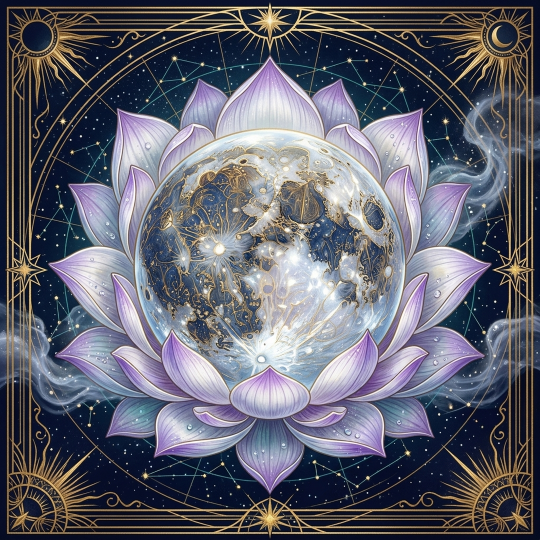
#> input picture backend/assets/library/planets/moon_1080.png, 1080 x 1080 px (shown at 1/2 size)
$ python video_generator.py   (older library calls are emulated)
#> lines starting #> are read from the running program, lines starting #| are printed output that depends on the picture
"""
TikTok Video Generator for Plume Astrale.

Generates a 30s vertical (1080x1920) marketing video composed of:
  - Scene 1 (0-6s):  Hook mystique with tagline
  - Scene 2 (6-15s): Aperçu Thème Natal (zodiac signs carousel)
  - Scene 3 (15-24s): Aperçu Tarot (3 major arcana flipping)
  - Scene 4 (24-30s): CTA "20 crédits offerts"

Uses MoviePy + FFmpeg. Text is pre-rendered via PIL (no ImageMagick needed).
Ambient music track is procedurally synthesized with FFmpeg.
"""

from __future__ import annotations

import logging
import math
import os
import random
import shutil
import subprocess
from pathlib import Path

import numpy as np
import requests
from dotenv import load_dotenv

# Force MoviePy to use system ffmpeg (bundled 7.0.2 static build fails on
# some H.264 files produced by Sora / re-encoded via system ffmpeg)
os.environ["IMAGEIO_FFMPEG_EXE"] = "/usr/bin/ffmpeg"
os.environ["FFMPEG_BINARY"] = "/usr/bin/ffmpeg"

# moviepy reads FFMPEG_BINARY at config import time — set explicitly.
# Guard against missing ffmpeg (e.g. ephemeral container losing the pkg) so
# that importing the backend doesn't crash the whole app.
try:
    import moviepy.config as _mp_cfg  # noqa: E402
    _mp_cfg.FFMPEG_BINARY = "/usr/bin/ffmpeg"
except OSError as _e:
    logger = logging.getLogger(__name__)
    logger.warning(
        f"[video_generator] moviepy config import failed ({_e}). "
        "Video generation features will be disabled until ffmpeg is installed."
    )
    _mp_cfg = None

# ---------------------------------------------------------------------------
# Lazy moviepy.editor import — DO NOT import at module load. moviepy.editor
# pulls ffmpeg via imageio_ffmpeg at import time ; s'il est absent, cela
# fait crasher tout le backend au démarrage. On importe à la demande, dans
# les entrypoints publics (generate_*), avec try/except pour dégrader
# proprement au lieu de propager une ImportError.
# ---------------------------------------------------------------------------
AudioFileClip = None
ColorClip = None
CompositeVideoClip = None
ImageClip = None
VideoClip = None
concatenate_videoclips = None
_MOVIEPY_LOADED = False


def _import_moviepy_editor() -> None:
    """Lazy import moviepy.editor. Idempotent, raises RuntimeError on failure."""
    global AudioFileClip, ColorClip, CompositeVideoClip
    global ImageClip, VideoClip, concatenate_videoclips, _MOVIEPY_LOADED
    if _MOVIEPY_LOADED:
        return
    try:
        from moviepy.editor import (
            AudioFileClip as _AudioFileClip,
            ColorClip as _ColorClip,
            CompositeVideoClip as _CompositeVideoClip,
            ImageClip as _ImageClip,
            VideoClip as _VideoClip,
            concatenate_videoclips as _concatenate_videoclips,
        )
    except (ImportError, OSError, RuntimeError) as e:
        raise RuntimeError(
            "moviepy.editor unavailable (ffmpeg/imageio-ffmpeg missing?). "
            "Video generation is disabled. Install ffmpeg + `pip install "
            f"moviepy` to re-enable. Original error: {e}"
        ) from e
    AudioFileClip = _AudioFileClip
    ColorClip = _ColorClip
    CompositeVideoClip = _CompositeVideoClip
    ImageClip = _ImageClip
    VideoClip = _VideoClip
    concatenate_videoclips = _concatenate_videoclips
    _MOVIEPY_LOADED = True

from PIL import Image, ImageDraw, ImageFilter, ImageFont

# Compat shim: MoviePy 1.0.3 uses PIL.Image.ANTIALIAS (removed in Pillow 10)
if not hasattr(Image, "ANTIALIAS"):
    Image.ANTIALIAS = Image.LANCZOS  # type: ignore[attr-defined]

logger = logging.getLogger(__name__)

# ---------------------------------------------------------------------------
# Config
# ---------------------------------------------------------------------------

BACKEND_DIR = Path(__file__).resolve().parent.parent
ASSETS_DIR = BACKEND_DIR / "assets"
FONTS_DIR = ASSETS_DIR / "fonts"
LIB_DIR = ASSETS_DIR / "library"
OUTPUT_DIR = BACKEND_DIR / "cache" / "marketing_videos"
TAROT_CACHE_DIR = BACKEND_DIR / "cache" / "tarot_downloads"

OUTPUT_DIR.mkdir(parents=True, exist_ok=True)
TAROT_CACHE_DIR.mkdir(parents=True, exist_ok=True)

# Ensure Supabase env is loaded even when running standalone
load_dotenv(BACKEND_DIR / ".env")

W, H = 1080, 1920
FPS = 30
DURATION = 30

# Palette (deep plum / gold luxury)
BG_DEEP = (12, 8, 26)
BG_MID = (28, 18, 52)
GOLD = (212, 176, 96)
GOLD_LIGHT = (240, 214, 155)
IVORY = (242, 235, 220)
STAR_WHITE = (255, 250, 235)

SUPABASE_URL = os.environ.get("SUPABASE_URL", "").rstrip("/")


# [4 lines left out: function _tarot_cdn, not called in this run]

FONT_TITLE = str(FONTS_DIR / "Cinzel-Bold.ttf")
FONT_SUB = str(FONTS_DIR / "CormorantGaramond-Italic.ttf")
FONT_BODY = str(FONTS_DIR / "CormorantGaramond-Regular.ttf")
# TikTok-native bold sans-serif (Anton + Bebas Neue — OFL, commercial OK)
FONT_TIKTOK = str(FONTS_DIR / "tiktok" / "Anton-Regular.ttf")
FONT_TIKTOK_ALT = str(FONTS_DIR / "tiktok" / "BebasNeue-Regular.ttf")


# ---------------------------------------------------------------------------
# Background & particles
# ---------------------------------------------------------------------------

def _cosmic_background(seed: int = 7) -> Image.Image:
    """Deep plum radial gradient with soft stars."""
#> called with seed = 7
    rnd = random.Random(seed)
    img = Image.new("RGB", (W, H), BG_DEEP)
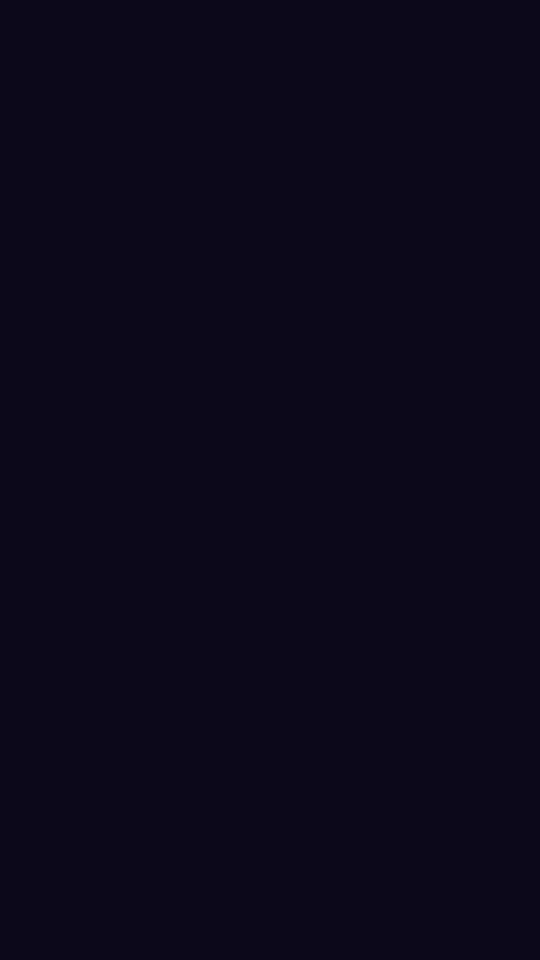
#> img: PIL image 1080x1920 RGB (shown at 1/2 size); mean R, G, B 12, 8, 26
    px = img.load()
    cx, cy = W / 2, H * 0.45
    max_d = math.hypot(cx, cy) * 1.1
    for y in range(H):
        for x in range(0, W, 2):  # step 2 to save time
            d = math.hypot(x - cx, y - cy) / max_d
            t = max(0.0, 1.0 - d)
            r = int(BG_DEEP[0] + (BG_MID[0] - BG_DEEP[0]) * t)
            g = int(BG_DEEP[1] + (BG_MID[1] - BG_DEEP[1]) * t)
            b = int(BG_DEEP[2] + (BG_MID[2] - BG_DEEP[2]) * t)
            px[x, y] = (r, g, b)
            if x + 1 < W:
                px[x + 1, y] = (r, g, b)
    # stars
    draw = ImageDraw.Draw(img)
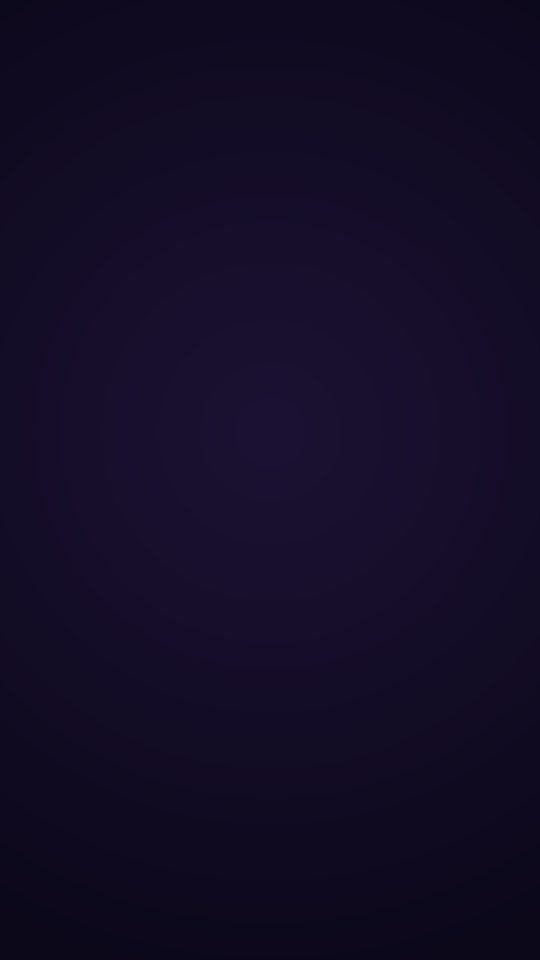
#> img: PIL image 1080x1920 RGB (shown at 1/2 size); mean R, G, B 19.1, 12.2, 37.8
    for _ in range(220):
        sx, sy = rnd.randint(0, W - 1), rnd.randint(0, H - 1)
        s = rnd.choice([1, 1, 1, 2, 2, 3])
        alpha = rnd.randint(120, 255)
        draw.ellipse((sx - s, sy - s, sx + s, sy + s),
                     fill=(STAR_WHITE[0], STAR_WHITE[1], STAR_WHITE[2]))
        _ = alpha
    return img.filter(ImageFilter.GaussianBlur(0.3))


def _sparkle_layer(seed: int = 11, count: int = 60) -> Image.Image:
    """Transparent PNG with golden sparkles for overlay."""
#> called with seed = 11, count = 60
    rnd = random.Random(seed)
    img = Image.new("RGBA", (W, H), (0, 0, 0, 0))
#> img: PIL image 1080x1920 RGBA; every value is 0
    draw = ImageDraw.Draw(img)
    for _ in range(count):
        x, y = rnd.randint(40, W - 40), rnd.randint(40, H - 40)
        r = rnd.choice([2, 3, 3, 4, 5])
        col = GOLD_LIGHT if rnd.random() < 0.5 else STAR_WHITE
        draw.ellipse((x - r, y - r, x + r, y + r),
                     fill=(col[0], col[1], col[2], 220))
    return img.filter(ImageFilter.GaussianBlur(0.8))
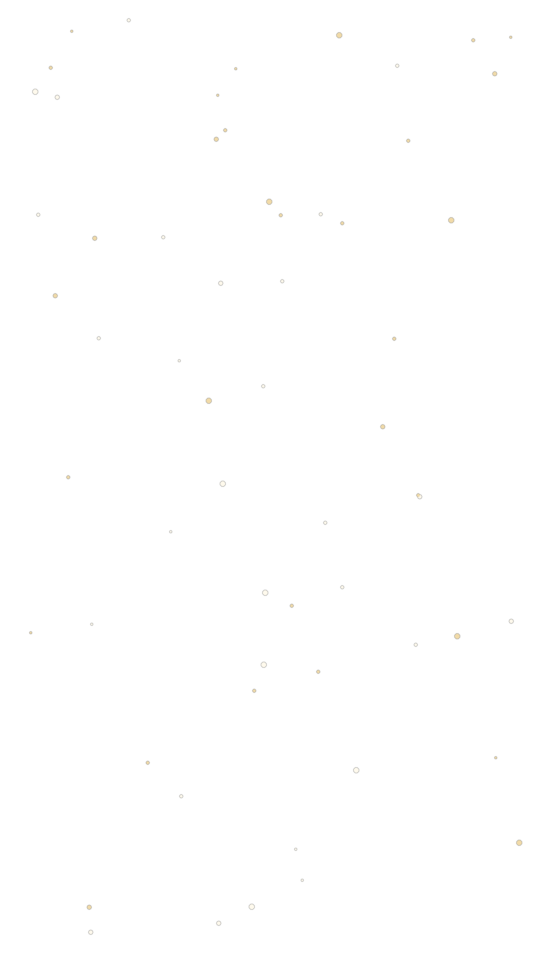
#> returned value: PIL image 1080x1920 RGBA (shown at 1/2 size); mean R, G, B, A 0.4, 0.3, 0.3, 0.3; transparent parts drawn white


# ---------------------------------------------------------------------------
# Text rendering (PIL -> RGBA numpy array)
# ---------------------------------------------------------------------------

# [95 lines left out: functions _draw_star_ornament, _wrap_text, _render_text, not called in this run]


def _pil_to_clip(img: Image.Image, duration: float) -> ImageClip:
    arr = np.array(img.convert("RGBA"))
    return ImageClip(arr, transparent=True, duration=duration)


# ---------------------------------------------------------------------------
# Asset loading
# ---------------------------------------------------------------------------

def _load_local_image(path: Path, size: tuple[int, int] | None = None) -> Image.Image:
#> called with size = (900, 900)
    img = Image.open(path).convert("RGBA")
#> img: PIL image 1080x1080 RGBA
    if size:
        img.thumbnail(size, Image.LANCZOS)
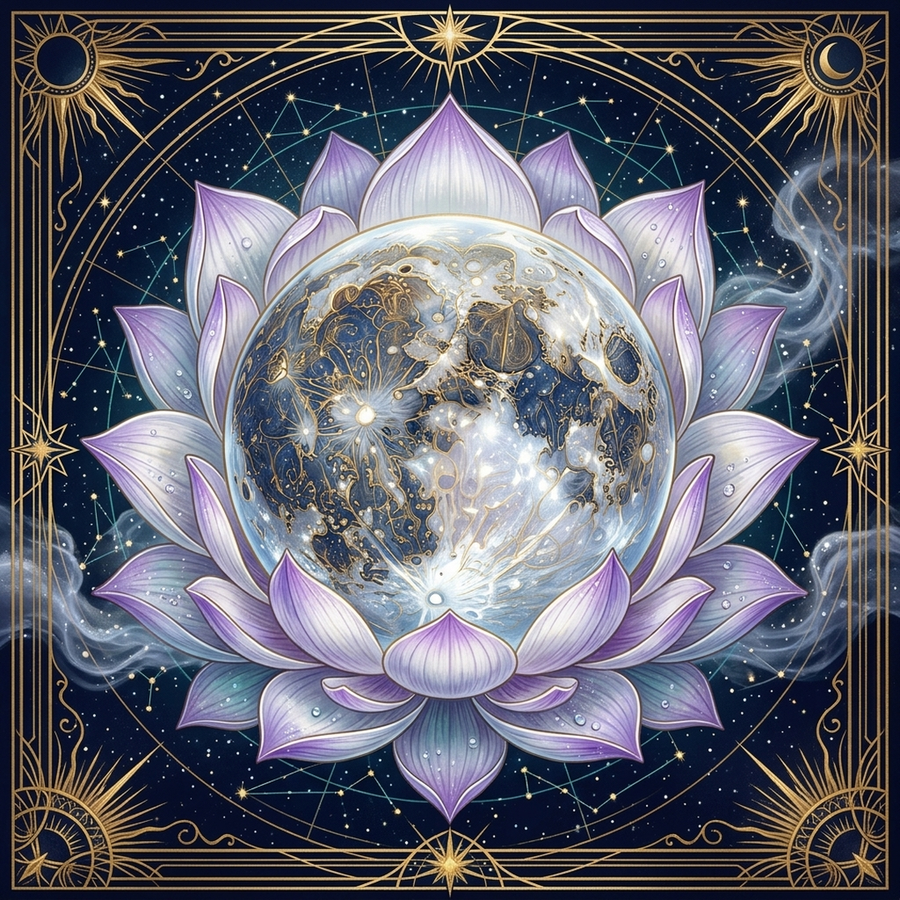
#> img: PIL image 900x900 RGBA; mean R, G, B, A 96.7, 97.8, 110.1, 255
    return img


# [77 lines left out: functions _download_tarot, _generate_ambient_track, _paste_center, not called in this run]


def _make_base_frames(bg: Image.Image) -> np.ndarray:
    return np.array(bg.convert("RGB"))


def _scene_hook(duration: float, bg_arr: np.ndarray) -> VideoClip:
    """Scene 1: cosmic background + moon zoom + tagline."""
    moon = _load_local_image(LIB_DIR / "planets" / "moon_1080.png", (900, 900))

    # [7 lines left out: function make_frame, not called in this run]

#> (the run stopped early here; a loop or call above may not have finished)
